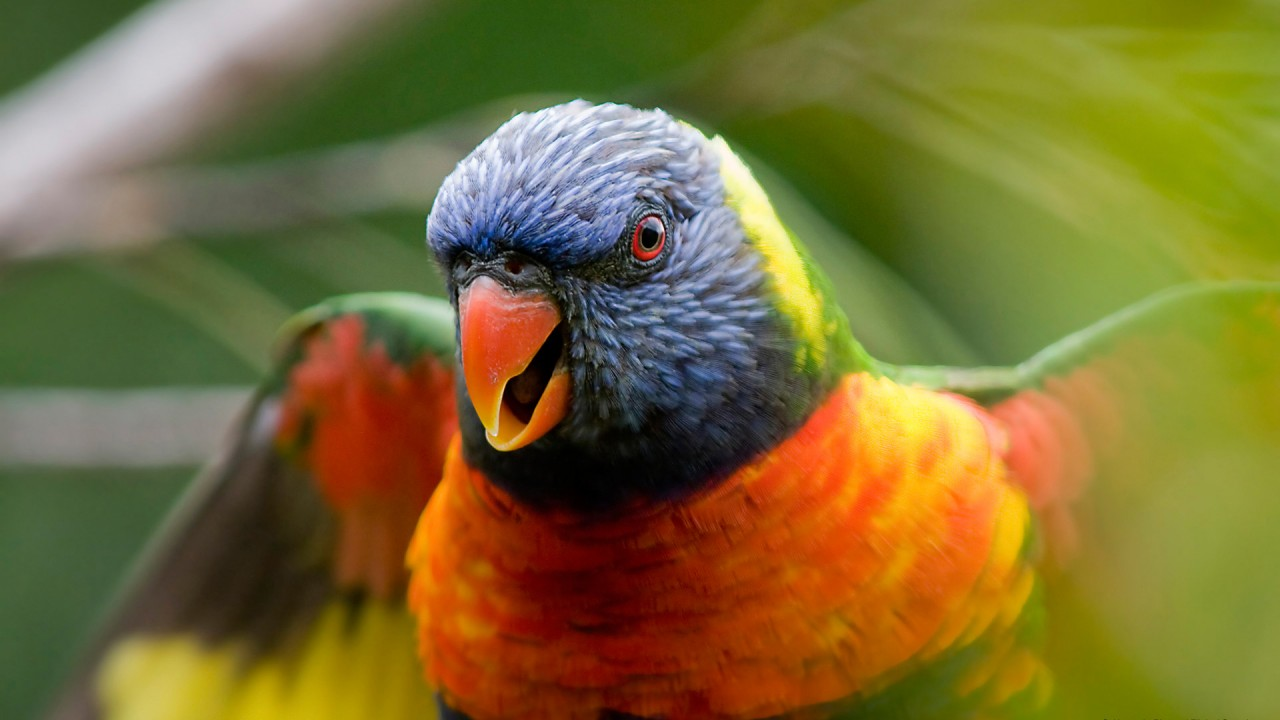
#> input picture Presentation Images/parrot.png, 1280 x 720 px, found by its file name
$ jupyter execute Untitled.ipynb
#> lines starting #> are read from the running program, lines starting #| are printed output that depends on the picture
[cell 1]
import cv2 as cv
import imutils
import sys
import numpy as np
import matplotlib.pyplot as plt

def contrast_enh(img, low_th, high_th):
    chans = cv.split(img)
    video_frames = []
    for channel in chans:
        hist = cv.calcHist([channel], [0], None, [256], [0, 256])
        for first in range(hist.size):
            if hist[first] > low_th:
                break;

        for last in range(255,-1,-1):
            if hist[last] > high_th:
                break;

        scale = 255 / (last - first)
        offset = first

        channel[channel < first] = 0
        channel[channel > last] = 255
        channel[(channel >= first) & (channel <= last)] = channel[(channel >= first) & (channel <= last)] * scale - offset

        final_image = cv.merge([chans[0], chans[1], chans[2]])
        video_frames.append(final_image.copy())

    return final_image

[cell 2]
image = cv.imread(cv.samples.findFile("IMAGES/parrot.png"))
#> image is the input picture: shape (720, 1280, 3); mean B, G, R 52.3, 108.9, 122.9
for lt in range(0, 6000, 1000):
    img = contrast_enh(image, lt, 10000)
    plt.imshow(cv.cvtColor(img, cv.COLOR_BGR2RGB))
    plt.axis('off')
    plt.show()
#> this loop made 6 passes
#> pass 1, `img = contrast_enh(image, lt, 10000)`:
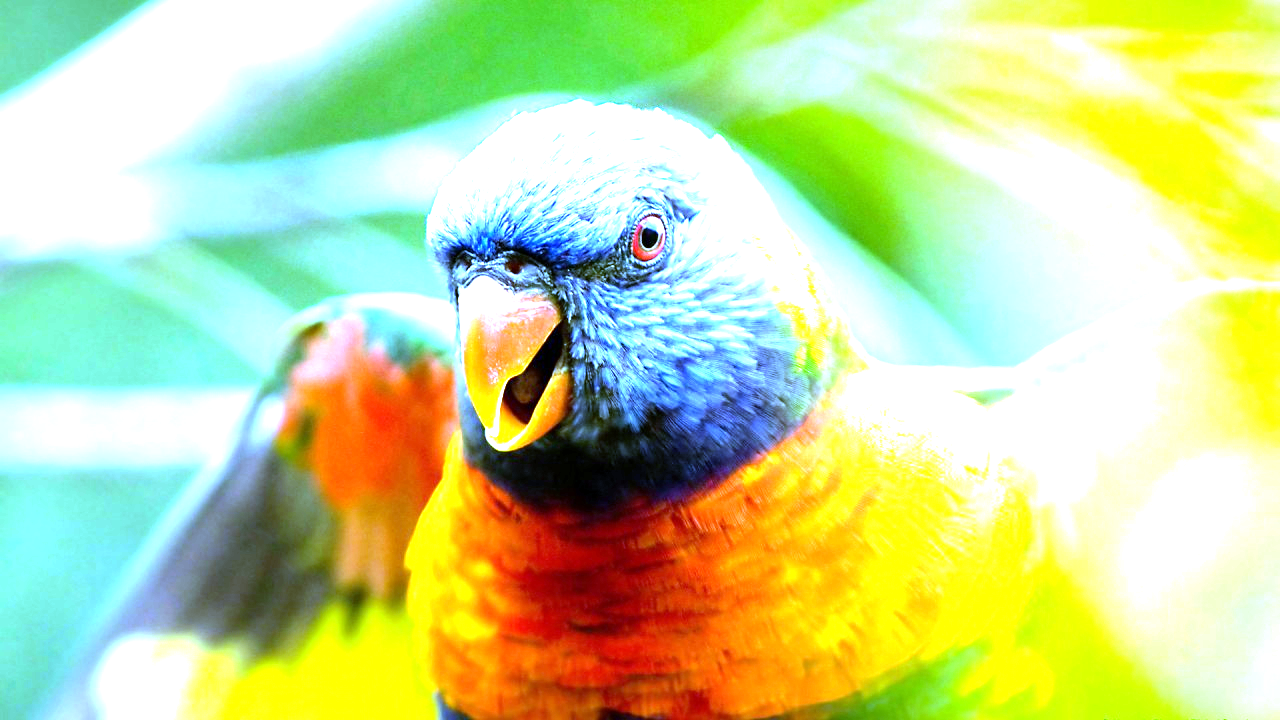
#> img: shape (720, 1280, 3); mean B, G, R 151.8, 216.6, 198.3
#> pass 3, `img = contrast_enh(image, lt, 10000)`:
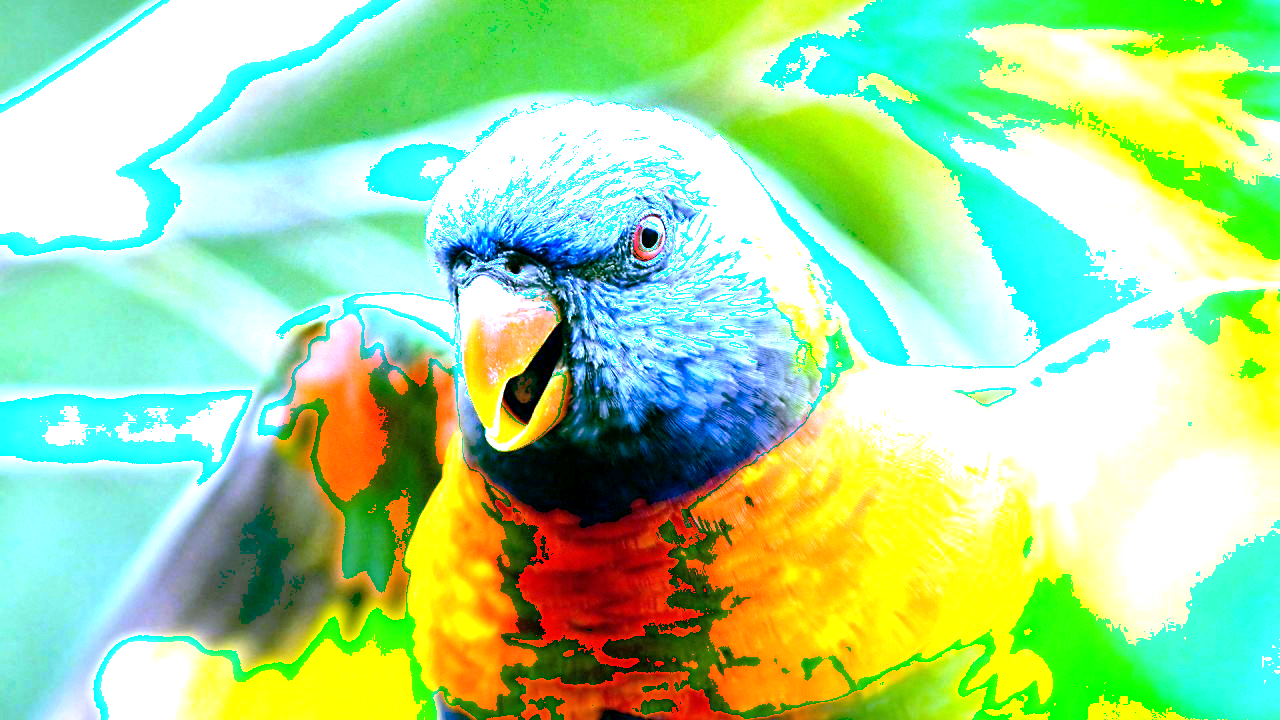
#> img: shape (720, 1280, 3); mean B, G, R 151.8, 216.6, 166.1
#> after the loop:
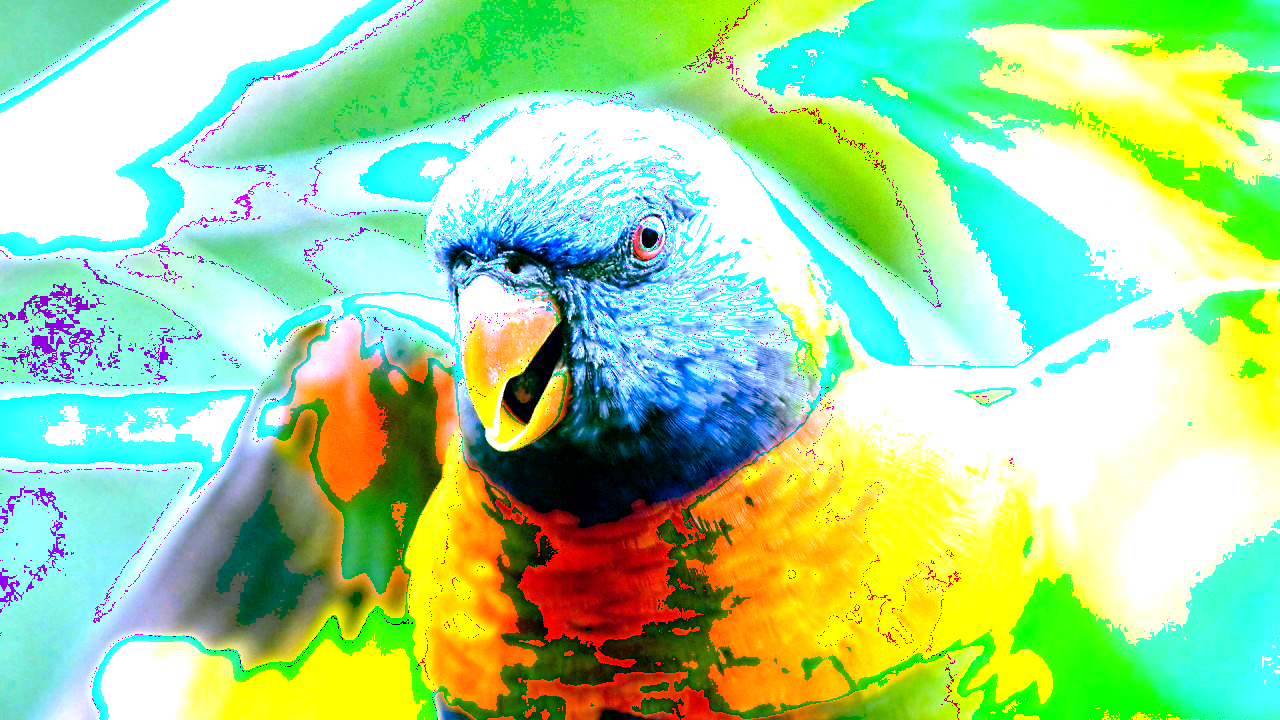
#> img: shape (720, 1280, 3); mean B, G, R 151.8, 214, 164

[cell 3]
#lot the original image
plt.subplot(1, 2, 1)
plt.title("Original")
plt.imshow(cv.cvtColor(image, cv.COLOR_BGR2RGB))

# Adjust the brightness and contrast
# Adjusts the brightness by adding 10 to each pixel value
brightness = 10
# Adjusts the contrast by scaling the pixel values by 2.3
contrast = 2.3
image2 = cv.addWeighted(image, contrast, np.zeros(image.shape, image.dtype), 0, brightness)
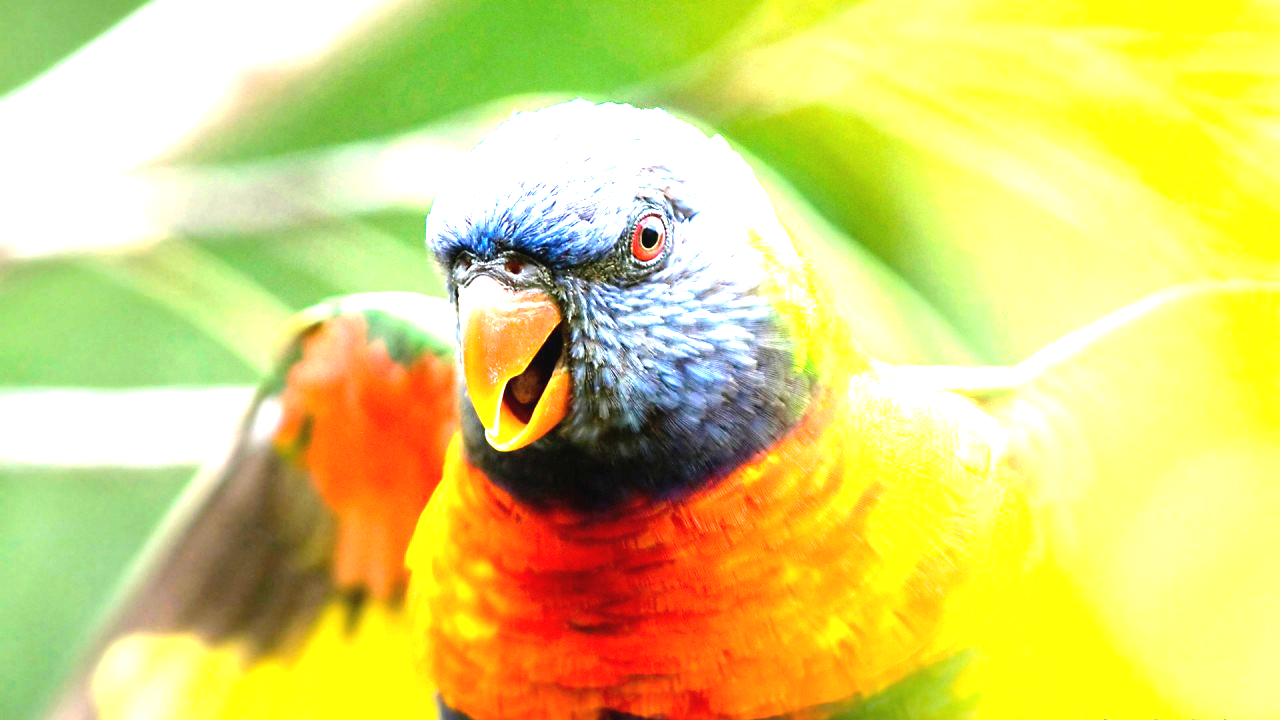
#> image2: shape (720, 1280, 3); mean B, G, R 112.6, 210.9, 219.7

#Plot the contrast image
plt.subplot(1, 2, 2)
plt.title("Brightness & contrast")
plt.imshow(cv.cvtColor(image2, cv.COLOR_BGR2RGB))
plt.show()
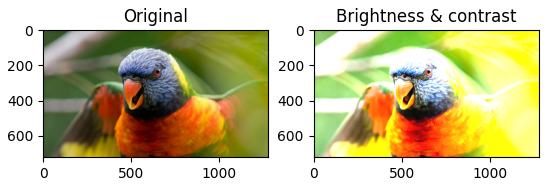
#> figure drawn by matplotlib, 2 panels

$ run again, with Presentation Images/MOON.png copied over Presentation Images/parrot.png
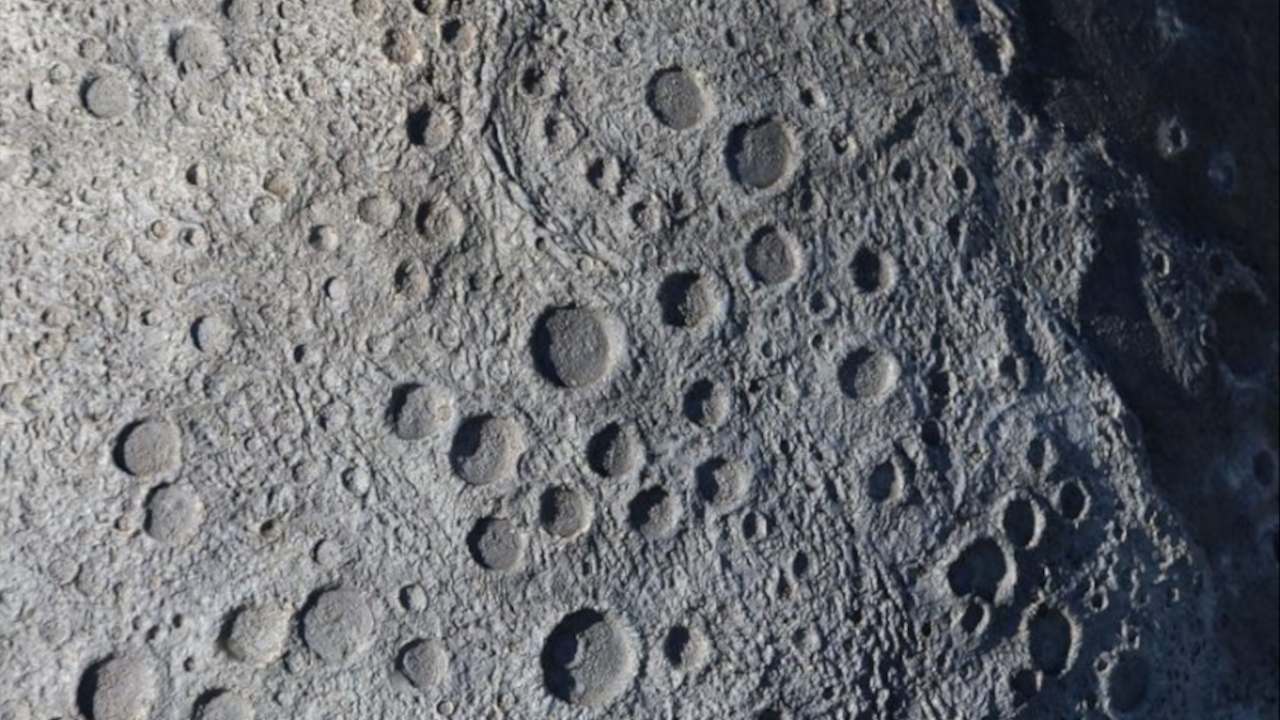
#> input picture Presentation Images/MOON.png, 1280 x 720 px, found by its file name
#> image is the input picture: shape (720, 1280, 3); mean B, G, R 113, 108.7, 106.7
#> after the loop `for lt in range(0, 6000, 1000):`:
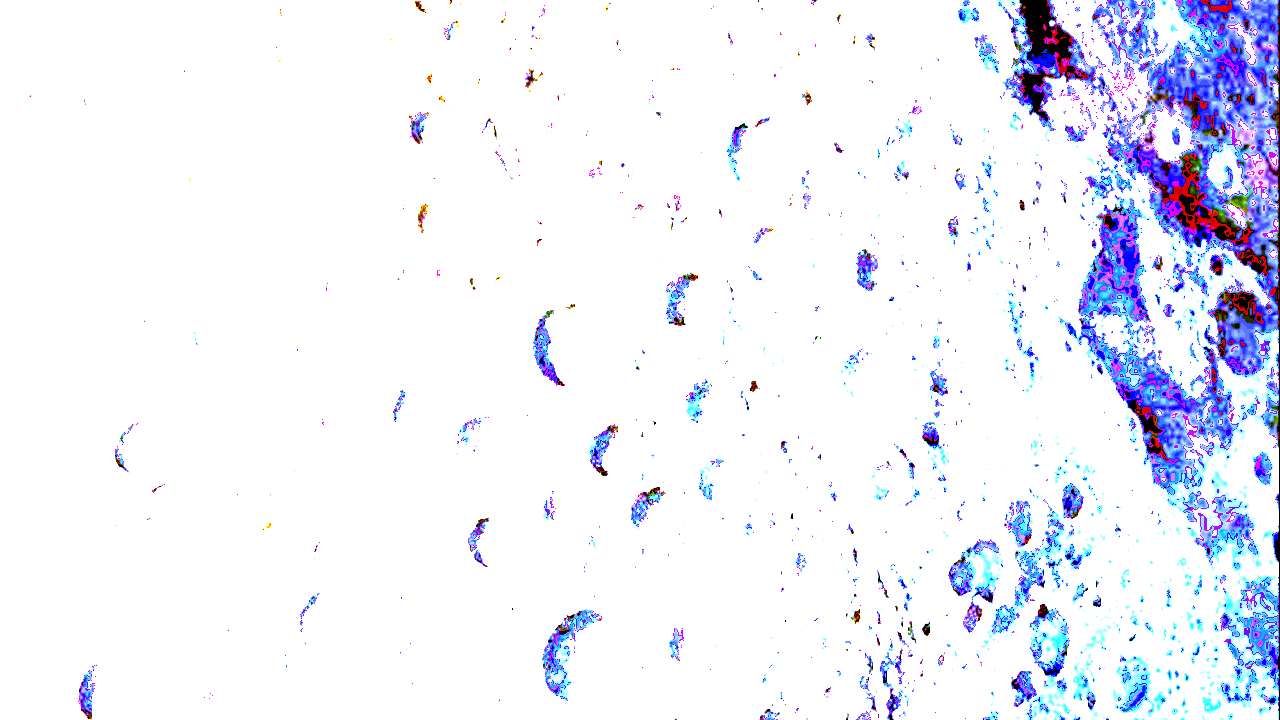
#> img: shape (720, 1280, 3); mean B, G, R 250.7, 239.5, 237.5
#> `plt.show()`:
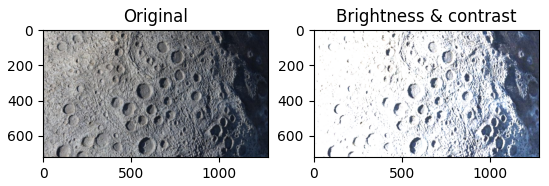
#> figure drawn by matplotlib, 2 panels
